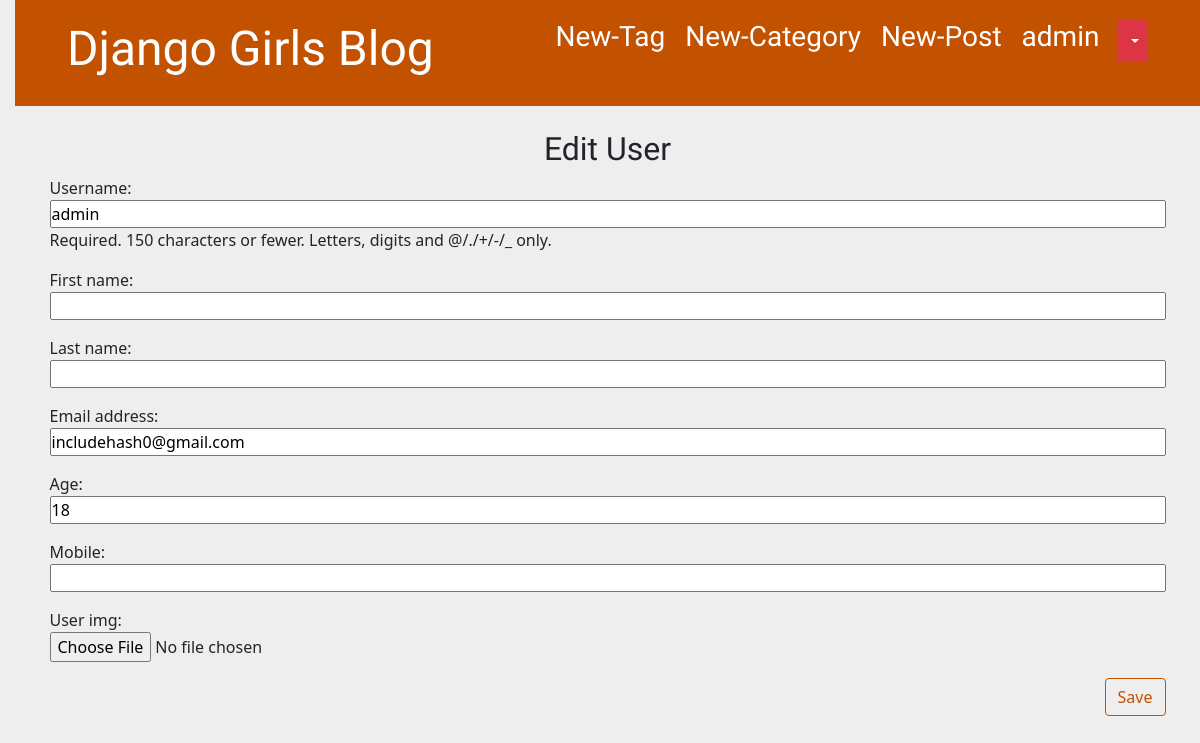
The app's page /profile_edit/ (signed in), older data.
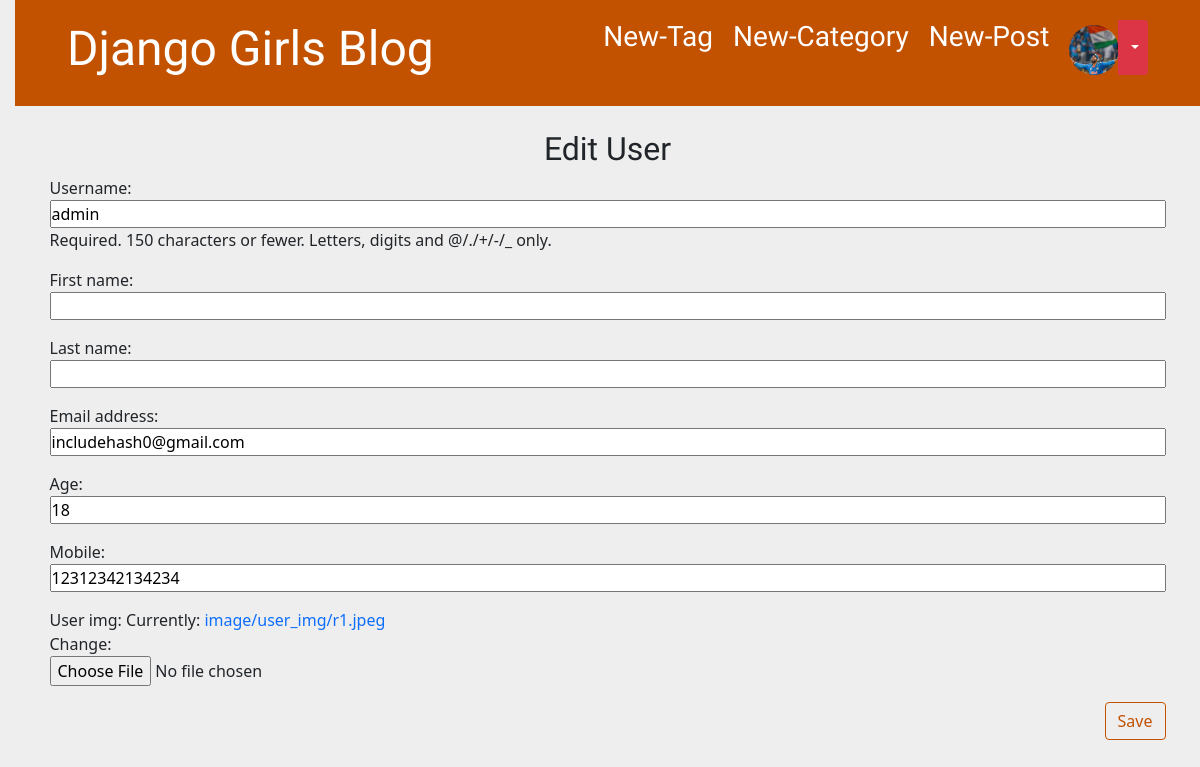
The same page, newer data.
### blog/models.py (models this page shows)
class User(AbstractUser):
    age = models.IntegerField(default=18)
    mobile = models.IntegerField()
    user_img = models.ImageField(upload_to='image/user_img/')

### blog/views.py (the view)
# urls.py: path('profile_edit/', views.profile_edit, name='profile_edit'),
def profile_edit(request):
    user = request.user
    if request.method == "POST":
        form = ProfileForm(request.POST, request.FILES, instance=user)
        if form.is_valid():
            form.save()
            messages.success(request, f'User Details updated succesfully.')
            return redirect('user-profile')
    else:
        form = ProfileForm(instance=user)
    return render(request, 'auth/profile_edit.html', {'form':form})

### blog/forms.py
class ProfileForm(forms.ModelForm):
    class Meta:
        model = User
        fields = ["username", "first_name", "last_name", "email", "age", "mobile", "user_img"]

### blog/templates/auth/profile_edit.html
{% extends 'blog/base.html' %}
{% block content %}
    <center class="mt-4"><h2>Edit User</h2></center>
    <form method="POST" enctype="multipart/form-data" class="post-form">{% csrf_token %}
        {{ form.as_p }}
        <button type="submit" class="save btn btn-secondary">Save</button>
    </form>
{% endblock %}

### blog/templates/blog/base.html (shortened to what this page needs)
{% load static %}
<!DOCTYPE html>
<html>
    <head>
        <link rel="stylesheet" href="https://cdn.jsdelivr.net/npm/bootstrap@5.1.3/dist/css/bootstrap.min.css">
        <link rel="stylesheet" href="{% static 'css/blog.css' %}">
    </head>
    <body>
        <header class="page-header">
          <div class="container">
            {% if user.is_authenticated %}
                <div class="btn-group top-menu">
                    {% if user.user_img %}
                        <a href="{% url 'user-profile' %}"><img src="{{ user.user_img.url}}" alt="{{ user.name }}" style="border-radius: 50%; height: 50px;width: 50px;"></a>
                    {% else %}
                        <a href="{% url 'user-profile' %}" class="top-menu">
                            <h3>{{ user.username }}</h3>
                        </a>
                    {% endif %}
                    <button type="button" class="btn btn-danger btn-sm dropdown-toggle" data-toggle="dropdown" aria-haspopup="true" aria-expanded="false">
                    </button>
                </div>
                <a href="{% url 'post_new' %}" class="top-menu">
                    <h3>New-Post</h3>
                </a>
                <a href="{% url 'new_category' %}" class="top-menu">
                   <h3> New-Category</h3>
                </a>
                <a href="{% url 'new_tag' %}" class="top-menu">
                    <h3> New-Tag</h3>
                 </a>
            {% else %}
            <a href="{% url 'login_view' %}" class="top-menu">
                Login
            </a>
            {% endif %}
            <h1><a href="/">Django Girls Blog</a></h1>
          </div>
        </header>
        <main class="container">
            <div class="row">
                <div class="col">
                    {% block content %}
                    {% endblock %}
                </div>
            </div>
        </main>
    </body>
</html>

Row changes from the older to the newer data that the page shows:
changed User "admin": user_img empty → "image/user_img/r1.jpeg" (drawn); user_img: picture added; mobile (not shown) → "12312342134234"; username "admin" → (not shown)
Text that changed along with them:
text no longer shown: "Username: Required. 150 characters or fewer. Letters, digits and @/./+/-/_ only. First name: Last name: Email address: Age: Mobile: User img:"
text now shown: "Username: Required. 150 characters or fewer. Letters, digits and @/./+/-/_ only. First name: Last name: Email address: Age: Mobile: User img: Currently: image/user_img/r1.jpeg Change:"
